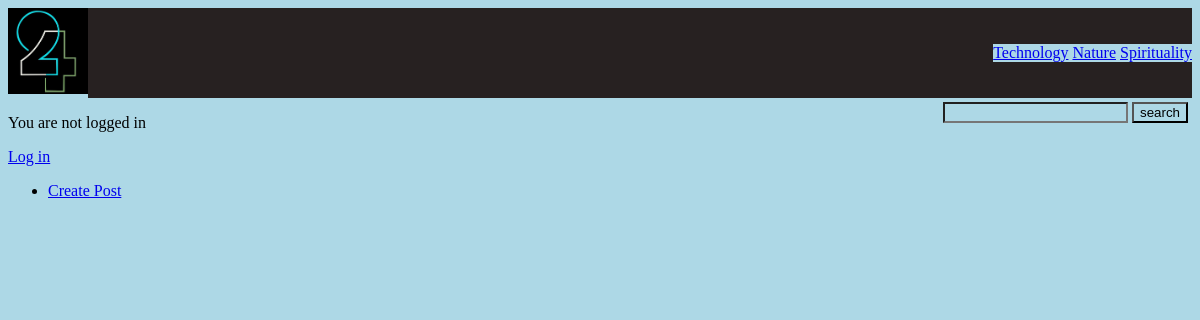
/dashboard/, run on the app's committed database.
### blog/models.py (models this page shows)
class Category(models.Model):
    name = models.CharField(max_length=20)
    def __str__(self):
        return self.name
    class Meta:
        verbose_name_plural = 'Categories'

### blog/views.py (the view)
# urls.py: path('dashboard/', views.dashboard, name="dashboard"),
def dashboard(request):
    post = Post.objects.get(title="Beyond the eyes")
    return render(request, 'users/dashboard.html', {'post':post})

### blog/templatetags/menu.py (called while the page is built)
@register.inclusion_tag('menu.html')
def menu():
    categories = Category.objects.all()
    return {'categories': categories}

### blog/templates/users/dashboard.html
{% extends 'base.html' %}
{% block content %}
    {% if user.is_authenticated %}
        Hello, {{ user.username }}!
        <p><a href="{% url 'logout' %}">Log out</a></p>
    {% else %}
        <p> You are not logged in</p>
        <p><a href="{% url 'login' %}">Log in</a></p>
    {% endif %}
    <ul>
        <li><a href="{% url 'createpost' %}">Create Post</a></li>
    </ul>
{% endblock %}

### blog/templates/menu.html
{% for category in categories %}
    <a href="{% url 'category' category %}">{{category.name}}</a>
{% endfor %}

### blog/static/css/style.css (style rules this page uses)
* { background-color: lightblue; box-sizing: border-box; }

### data on the page
Category: name "Technology"
Category: name "Nature"
Category: name "Spirituality"
